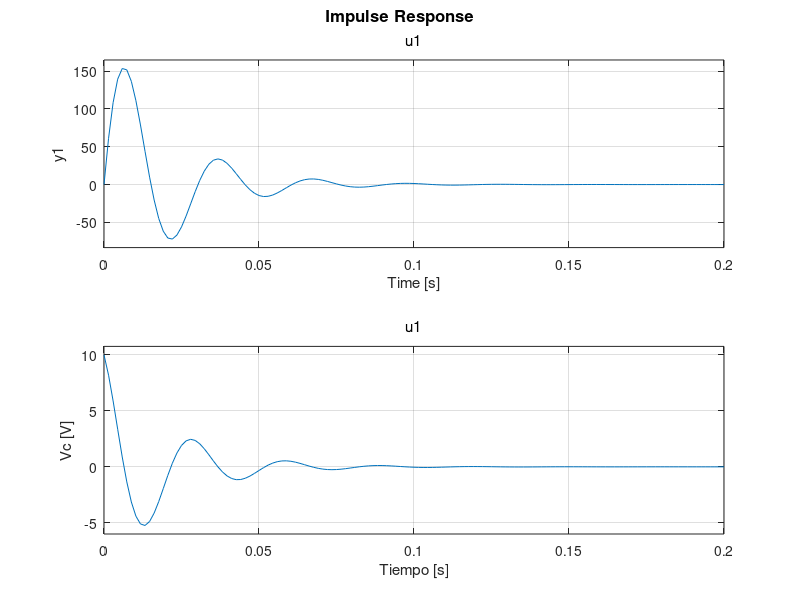
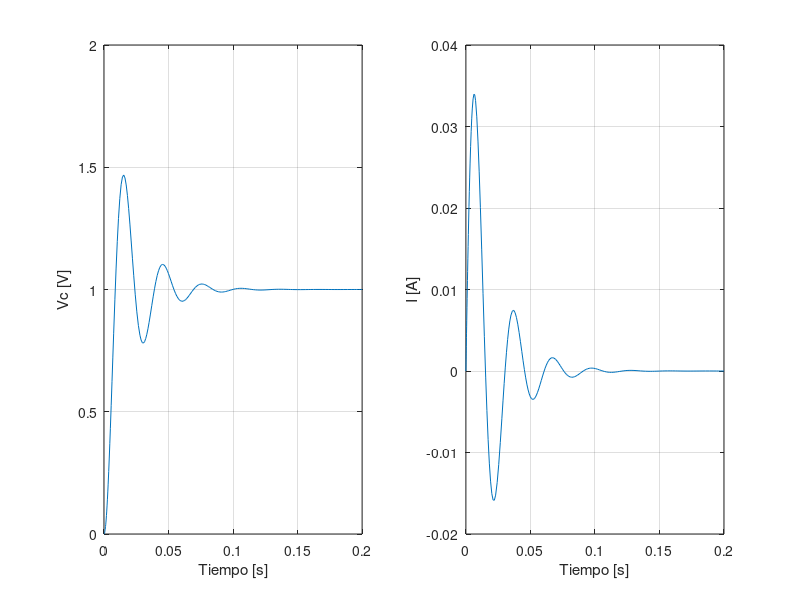

Recreate these plots in MATLAB, in order. (Note: this script raises an error after producing the figures.)
clear;
clc;
%Valores circuito RLC
R = 10; 
L = 0.1; 
Cap = 220e-6;
%Matrices
A = [-R/L -1/L; 1/Cap 0];
B = [1/L; 0];
C = [0 1;1 0];
D = [0;0];

sys = ss(A,B,C,D); %Espacio de estados

figure(1);

subplot(2,1,1);
step(sys);
xlabel('Tiempo [s]'); ylabel('Vc [V]');
grid on;

subplot(2,1,2);
impulse(sys);
xlabel('Tiempo [s]'); ylabel('Vc [V]');
grid on;

[num, den] = ss2tf(A,B,C,D); %Función de transferencia

[Ax, Bx, Cx, Dx] = tf2ss(num,den); %Regreso a espacio de estados (variables distintas)

function dx = modelRLC(x, A, B, u)
 dx = A * x + B * u; % Ecuación de Estado
end

ts = 0.2; %Tiempo de visualización

tspan = [0 ts]; %Vector de resolución de tiempo
u = 1; %Entrada
x0 = [0; 0]; %Coniciones iniciales

[t, X] = ode45(@(t,x) modelRLC(x, A, B, u), tspan, x0); %Función integradora
y = C * X.' + D * u; %Salidas

figure(2);

subplot(1,2,1); %Voltaje

plot(t,y(1,:))
xlabel('Tiempo [s]'); ylabel('Vc [V]');
grid on;

subplot(1,2,2);%Corriente

plot(t,y(2,:))
xlabel('Tiempo [s]'); ylabel('I [A]');
grid on;

s3 = readtable("s3.csv"); % Archivo con los valores de la entrada formada por escalones 

u2 = s3.Se_al; %Entrada de dos escalones
x02 = zeros(length(u2),2); %Condiciones iniciales
tspan2 = s3.Tiempo_s;

for k = 2 : length(u2) %Dimensión del vector u2
 %Cálculo mediante integración de cada intervalo de tiempo para calcular valores iniciales y futuros
 [tk, Xk] = ode45(@(t,x) modelRLC(x, A, B, u2(k-1)),[tspan2(k-1), tspan2(k)], x02(k-1,:));

 t2(k) = tk(end,:); %Nuevo vector de tiempo
 x02(k,:) = Xk(end,:); %Nuevo vector de variables
 
end

y2 = C * x02.'; %Nuevo vector de salidas

figure(3);

subplot(1,2,1); %Voltaje

plot(t2,y2(1,:))
xlabel('Tiempo [s]'); ylabel('Vc [V]');
grid on;


subplot(1,2,2); %Corriente

plot(t2,y2(2,:))
xlabel('Tiempo [s]'); ylabel('I [A]');
grid on;

